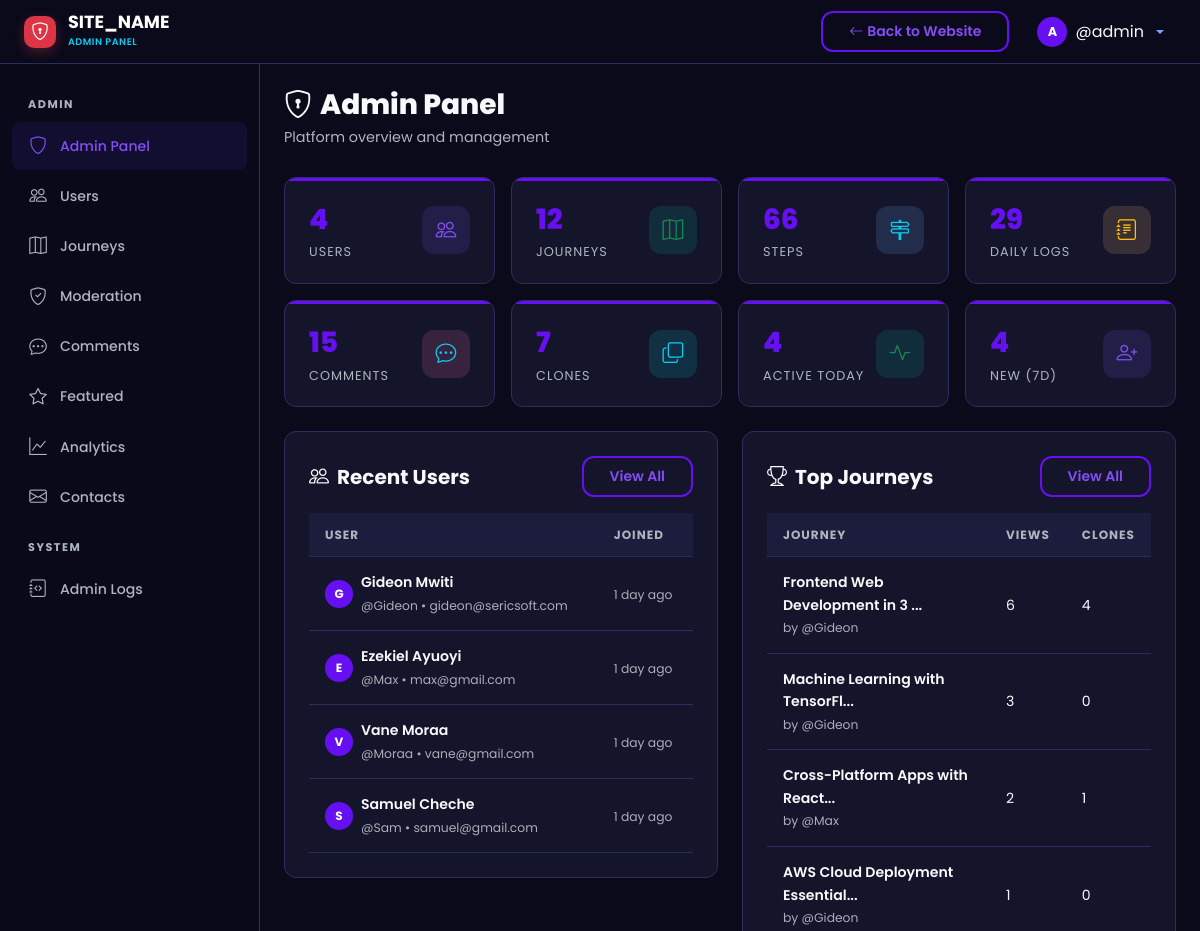
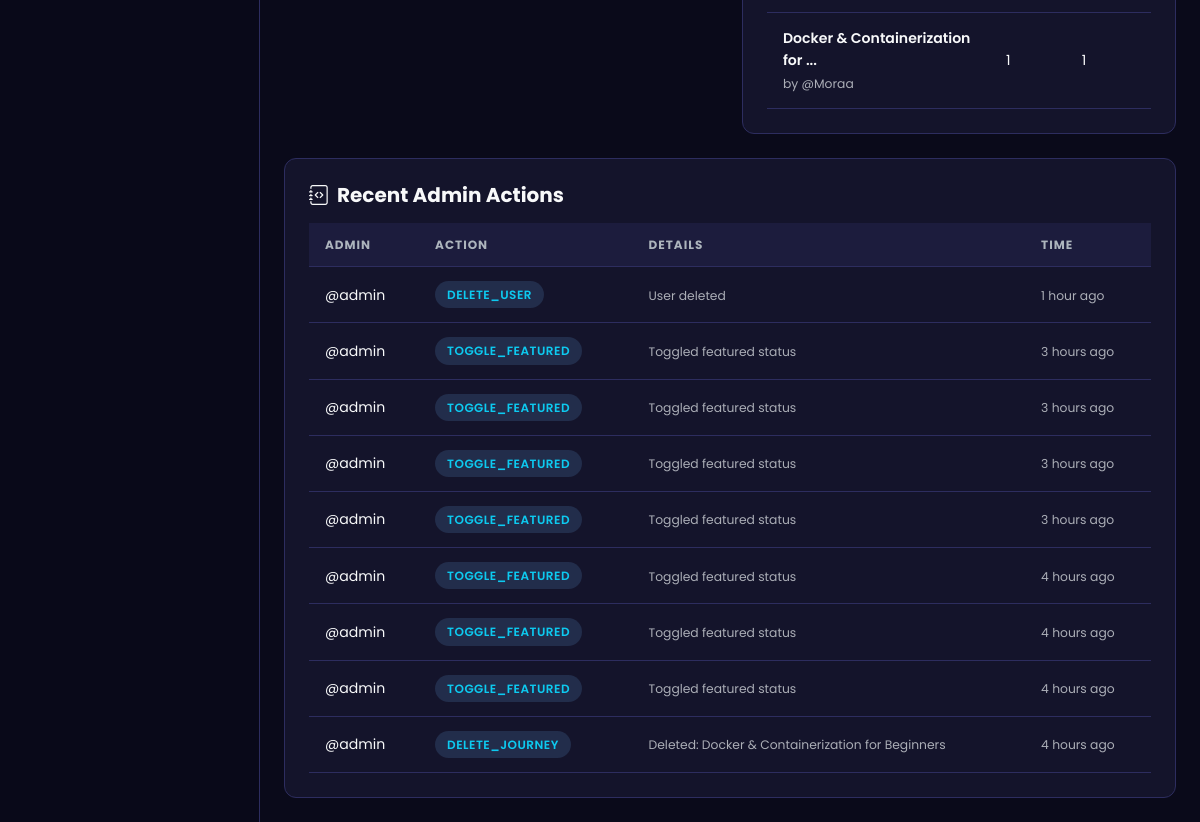
Page /admin/dashboard.php (signed in) on the committed database (2 pictures, top to bottom).
### tables this page shows
CREATE TABLE `users` (
  `id` int UNSIGNED NOT NULL,
  `username` varchar(50) NOT NULL,
  `email` varchar(255) NOT NULL,
  `password_hash` varchar(255) NOT NULL,
  `full_name` varchar(100) NOT NULL,
  `avatar` varchar(255) DEFAULT 'default-avatar.png',
  `bio` text,
  `role` enum('user','admin') NOT NULL DEFAULT 'user',
  `is_active` tinyint(1) NOT NULL DEFAULT '1',
  `current_streak` int UNSIGNED NOT NULL DEFAULT '0',
  `longest_streak` int UNSIGNED NOT NULL DEFAULT '0',
  `last_activity_date` date DEFAULT NULL,
  `created_at` datetime NOT NULL DEFAULT CURRENT_TIMESTAMP,
  `updated_at` datetime NOT NULL DEFAULT CURRENT_TIMESTAMP ON UPDATE CURRENT_TIMESTAMP
);

CREATE TABLE `journeys` (
  `id` int UNSIGNED NOT NULL,
  `user_id` int UNSIGNED NOT NULL,
  `title` varchar(255) NOT NULL,
  `slug` varchar(255) NOT NULL,
  `description` text,
  `category_id` int UNSIGNED DEFAULT NULL,
  `visibility` enum('public','private') NOT NULL DEFAULT 'public',
  `status` enum('active','completed','archived') NOT NULL DEFAULT 'active',
  `is_featured` tinyint(1) NOT NULL DEFAULT '0',
  `total_steps` int UNSIGNED NOT NULL DEFAULT '0',
  `completed_steps` int UNSIGNED NOT NULL DEFAULT '0',
  `clone_count` int UNSIGNED NOT NULL DEFAULT '0',
  `view_count` int UNSIGNED NOT NULL DEFAULT '0',
  `created_at` datetime NOT NULL DEFAULT CURRENT_TIMESTAMP,
  `updated_at` datetime NOT NULL DEFAULT CURRENT_TIMESTAMP ON UPDATE CURRENT_TIMESTAMP
);

CREATE TABLE `admin_logs` (
  `id` int UNSIGNED NOT NULL,
  `admin_id` int UNSIGNED NOT NULL,
  `action` varchar(100) NOT NULL,
  `target_type` varchar(50) DEFAULT NULL,
  `target_id` int UNSIGNED DEFAULT NULL,
  `details` text,
  `ip_address` varchar(45) DEFAULT NULL,
  `created_at` datetime NOT NULL DEFAULT CURRENT_TIMESTAMP
);

### includes/helpers.php (called while the page is built, shortened)
<?php
function sanitize(?string $input): string {
    return htmlspecialchars(trim($input), ENT_QUOTES, 'UTF-8');
}
function timeAgo(string $datetime): string {
    $now  = new DateTime();
    $past = new DateTime($datetime);
    $diff = $now->diff($past);
    if ($diff->d > 0) return $diff->d . ' day' . ($diff->d > 1 ? 's' : '') . ' ago';
    if ($diff->h > 0) return $diff->h . ' hour' . ($diff->h > 1 ? 's' : '') . ' ago';
    return 'just now';
}
function truncateText(string $text, int $length = 150): string {
    if (mb_strlen($text) <= $length) return $text;
    return mb_substr($text, 0, $length) . '...';
}

### admin/dashboard.php (the view, shortened to what this page needs)
<?php
require_once __DIR__ . '/includes/admin_header.php';
$db = getDB();
$totalUsers     = (int)$db->query("SELECT COUNT(*) FROM users WHERE role != 'admin'")->fetchColumn();
$totalJourneys  = (int)$db->query("SELECT COUNT(*) FROM journeys")->fetchColumn();
$totalSteps     = (int)$db->query("SELECT COUNT(*) FROM steps")->fetchColumn();
$totalLogs      = (int)$db->query("SELECT COUNT(*) FROM daily_logs")->fetchColumn();
$totalComments  = (int)$db->query("SELECT COUNT(*) FROM step_comments WHERE is_deleted = 0")->fetchColumn();
$totalClones    = (int)$db->query("SELECT SUM(clone_count) FROM journeys")->fetchColumn();
$activeToday    = (int)$db->query("SELECT COUNT(*) FROM users WHERE last_activity_date = CURDATE() AND role != 'admin'")->fetchColumn();
$newUsersWeek   = (int)$db->query("SELECT COUNT(*) FROM users WHERE created_at >= DATE_SUB(NOW(), INTERVAL 7 DAY) AND role != 'admin'")->fetchColumn();
$recentUsers = $db->query("SELECT * FROM users WHERE role != 'admin' ORDER BY created_at DESC LIMIT 5")->fetchAll();
$topJourneys = $db->query("SELECT j.*, u.username FROM journeys j JOIN users u ON j.user_id = u.id WHERE j.visibility = 'public' ORDER BY j.view_count DESC LIMIT 5")->fetchAll();
$adminLogs = $db->query("SELECT al.*, u.username FROM admin_logs al JOIN users u ON al.admin_id = u.id ORDER BY al.created_at DESC LIMIT 10")->fetchAll();
?>
<div class="st-page-header">
    <h1 class="st-page-title"><i class="bi bi-shield-lock me-2"></i>Admin Panel</h1>
    <p class="st-page-subtitle">Platform overview and management</p>
</div>
<div class="row g-3 mb-4">
    <?php
    $statCards = [
        ['Users', $totalUsers, 'bi-people', 'rgba(108,92,231,0.15)', 'var(--st-primary-light)'],
        ['Journeys', $totalJourneys, 'bi-map', 'rgba(0,184,148,0.15)', 'var(--st-success)'],
        ['Steps', $totalSteps, 'bi-signpost-2', 'rgba(116,185,255,0.15)', 'var(--st-info)'],
        ['Daily Logs', $totalLogs, 'bi-journal-text', 'rgba(253,203,110,0.15)', 'var(--st-warning)'],
        ['Comments', $totalComments, 'bi-chat-dots', 'rgba(253,121,168,0.15)', 'var(--st-accent)'],
        ['Clones', $totalClones, 'bi-copy', 'rgba(0,206,201,0.15)', 'var(--st-secondary)'],
        ['Active Today', $activeToday, 'bi-activity', 'rgba(0,184,148,0.15)', 'var(--st-success)'],
        ['New (7d)', $newUsersWeek, 'bi-person-plus', 'rgba(108,92,231,0.15)', 'var(--st-primary-light)'],
    ];
    foreach ($statCards as $sc):
    ?>
    <div class="col-6 col-md-3">
        <div class="st-stat-card">
            <div class="d-flex align-items-center justify-content-between">
                <div>
                    <div class="st-stat-value"><?= number_format($sc[1]) ?></div>
                    <div class="st-stat-label"><?= $sc[0] ?></div>
                </div>
                <div class="st-stat-icon" style="background:<?= $sc[3] ?>;color:<?= $sc[4] ?>;">
                    <i class="bi <?= $sc[2] ?>"></i>
                </div>
            </div>
        </div>
    </div>
    <?php endforeach; ?>
</div>
<div class="row g-4">
    <div class="col-lg-6">
        <div class="st-card">
            <div class="d-flex justify-content-between align-items-center mb-3">
                <h5 class="fw-bold mb-0"><i class="bi bi-people me-2"></i>Recent Users</h5>
                <a href="<?= SITE_URL ?>/admin/users.php" class="btn btn-sm btn-st-secondary">View All</a>
            </div>
            <div class="table-responsive">
                <table class="st-table">
                    <thead><tr><th>User</th><th>Joined</th></tr></thead>
                    <tbody>
                        <?php foreach ($recentUsers as $u): ?>
                        <tr>
                            <td>
                                <div class="d-flex align-items-center gap-2">
                                    <div class="st-avatar-initial" style="width:28px;height:28px;font-size:0.75rem;">
                                        <?= substr(sanitize(!empty($u['full_name']) ? $u['full_name'] : $u['username']), 0, 1) ?>
                                    </div>
                                    <div>
                                          <div class="fw-semibold"><?= sanitize($u['full_name']) ?></div>
                                          <small class="text-muted"><?= sanitize($u['username']) ?> &bull; <?= sanitize($u['email']) ?></small>
                                    </div>
                                </div>
                            </td>
                            <td><small class="text-muted"><?= timeAgo($u['created_at']) ?></small></td>
                        </tr>
                        <?php endforeach; ?>
                    </tbody>
                </table>
            </div>
        </div>
    </div>
    <div class="col-lg-6">
        <div class="st-card">
            <div class="d-flex justify-content-between align-items-center mb-3">
                <h5 class="fw-bold mb-0"><i class="bi bi-trophy me-2"></i>Top Journeys</h5>
                <a href="<?= SITE_URL ?>/admin/journeys.php" class="btn btn-sm btn-st-secondary">View All</a>
            </div>
            <div class="table-responsive">
                <table class="st-table">
                    <thead><tr><th>Journey</th><th>Views</th><th>Clones</th></tr></thead>
                    <tbody>
                        <?php foreach ($topJourneys as $tj): ?>
                        <tr>
                            <td>
                                <div class="fw-semibold"><?= sanitize(truncateText($tj['title'], 30)) ?></div>
                                <small class="text-muted">by <?= sanitize($tj['username']) ?></small>
                            </td>
                            <td><?= number_format($tj['view_count']) ?></td>
                            <td><?= $tj['clone_count'] ?></td>
                        </tr>
                        <?php endforeach; ?>
                    </tbody>
                </table>
            </div>
        </div>
    </div>
</div>
<?php if (!empty($adminLogs)): ?>
<div class="st-card mt-4">
    <h5 class="fw-bold mb-3"><i class="bi bi-journal-code me-2"></i>Recent Admin Actions</h5>
    <div class="table-responsive">
        <table class="st-table">
            <thead><tr><th>Admin</th><th>Action</th><th>Details</th><th>Time</th></tr></thead>
            <tbody>
                <?php foreach ($adminLogs as $al): ?>
                <tr>
                    <td><?= sanitize($al['username']) ?></td>
                    <td><span class="st-badge st-badge-info"><?= sanitize($al['action']) ?></span></td>
                    <td><small class="text-muted"><?= sanitize(truncateText($al['details'] ?? '', 50)) ?></small></td>
                    <td><small class="text-muted"><?= timeAgo($al['created_at']) ?></small></td>
                </tr>
                <?php endforeach; ?>
            </tbody>
        </table>
    </div>
</div>
<?php endif; ?>
<?php require_once __DIR__ . '/includes/admin_footer.php'; ?>

### assets/css/style.css (style rules this page uses)
:root { --st-primary: #6610f2; --st-primary-light: #844df5; --st-primary-dark: #520dc2; --st-secondary: #0dcaf0; --st-accent: #0dcaf0; --st-success: #198754; --st-warning: #ffc107; --st-danger: #dc3545; --st-info: #0dcaf0; --st-dark: #0a0a1a; --st-dark-card: #14142b; --st-dark-surface: #1c1c3d; --st-dark-border: #2d2d5f; --st-text: #f8f9fa; --st-text-muted: #adb5bd; --st-gradient-1: var(--st-primary); --st-gradient-2: var(--st-secondary); --st-gradient-3: #6c5ce7; --st-radius: 12px; --st-radius-sm: 8px; --st-radius-lg: 24px; --st-shadow: 0 10px 30px rgba(0, 0, 0, 0.3); --st-shadow-sm: 0 4px 12px rgba(0, 0, 0, 0.2); --st-transition: all 0.3s cubic-bezier(0.4, 0, 0.2, 1); --st-font: 'Poppins', 'Montserrat', sans-serif; }
* { margin: 0; padding: 0; box-sizing: border-box; }
body { font-family: var(--st-font); background: var(--st-dark); color: var(--st-text); line-height: 1.6; overflow-x: hidden; min-height: 100vh; }
a { color: var(--st-primary-light); text-decoration: none; transition: var(--st-transition); }
.btn-st-secondary { background: transparent; border: 2px solid var(--st-primary); color: var(--st-primary-light); font-weight: 600; padding: 8px 26px; border-radius: var(--st-radius); transition: var(--st-transition); }
.st-card { background: var(--st-dark-card); border: 1px solid var(--st-dark-border); border-radius: var(--st-radius); padding: 24px; transition: var(--st-transition); }
.st-stat-card { background: var(--st-dark-card); border: 1px solid var(--st-dark-border); border-radius: var(--st-radius); padding: 20px 24px; position: relative; overflow: hidden; }
.st-stat-card::before { content: ''; position: absolute; top: 0; left: 0; right: 0; height: 3px; background: var(--st-primary); }
.st-stat-card .st-stat-icon { width: 48px; height: 48px; border-radius: 12px; display: flex; align-items: center; justify-content: center; font-size: 1.3rem; }
.st-stat-card .st-stat-value { font-size: 1.75rem; font-weight: 800; color: var(--st-primary); }
.st-stat-card .st-stat-label { font-size: 0.8rem; color: var(--st-text-muted); text-transform: uppercase; letter-spacing: 1px; }
.st-badge { display: inline-flex; align-items: center; gap: 4px; padding: 4px 12px; border-radius: 20px; font-size: 0.75rem; font-weight: 600; text-transform: uppercase; letter-spacing: 0.5px; }
.st-badge-info { background: rgba(116, 185, 255, 0.15); color: var(--st-info); }
.st-avatar-initial { width: 32px; height: 32px; background: var(--st-primary); color: #fff; border-radius: 50%; display: flex; align-items: center; justify-content: center; font-weight: 700; font-size: inherit; text-transform: uppercase; flex-shrink: 0; overflow: hidden; }

### assets/css/dashboard.css (style rules this page uses)
.st-page-header { margin-bottom: 28px; }
.st-page-title { font-size: 1.75rem; font-weight: 800; margin-bottom: 4px; }
.st-page-subtitle { color: var(--st-text-muted); font-size: 0.9rem; }
.st-table { width: 100%; color: var(--st-text); }
.st-table thead th { background: var(--st-dark-surface); font-size: 0.75rem; font-weight: 700; text-transform: uppercase; letter-spacing: 1px; color: var(--st-text-muted); padding: 12px 16px; border-bottom: 1px solid var(--st-dark-border); }
.st-table tbody td { padding: 14px 16px; border-bottom: 1px solid var(--st-dark-border); vertical-align: middle; font-size: 0.88rem; }

### rows in the picture
users: full_name "G", full_name "Gideon Mwiti", username "@Gideon", email "gideon@sericsoft.com", created_at "1 day ago"
users: full_name "E", full_name "Ezekiel Ayuoyi", username "@Max", email "max@gmail.com", created_at "1 day ago"
users: full_name "V", full_name "Vane Moraa", username "@Moraa", email "vane@gmail.com", created_at "1 day ago"
users: full_name "S", full_name "Samuel Cheche", username "@Sam", email "samuel@gmail.com", created_at "1 day ago"
journeys: title "Frontend Web Development in 3 ...", user.username "@Gideon", view_count "6", clone_count "4"
journeys: title "Machine Learning with TensorFl...", user.username "@Gideon", view_count "3", clone_count "0"
journeys: title "Cross-Platform Apps with React...", user.username "@Max", view_count "2", clone_count "1"
journeys: title "AWS Cloud Deployment Essential...", user.username "@Gideon", view_count "1", clone_count "0"
journeys: title "Docker & Containerization for ...", user.username "@Moraa", view_count "1", clone_count "1"
admin_logs: admin.username "@admin", action "DELETE_USER", details "User deleted", created_at "1 hour ago"
admin_logs: admin.username "@admin", action "TOGGLE_FEATURED", details "Toggled featured status", created_at "3 hours ago"
admin_logs: admin.username "@admin", action "TOGGLE_FEATURED", details "Toggled featured status", created_at "3 hours ago"
admin_logs: admin.username "@admin", action "TOGGLE_FEATURED", details "Toggled featured status", created_at "3 hours ago"
admin_logs: admin.username "@admin", action "TOGGLE_FEATURED", details "Toggled featured status", created_at "3 hours ago"
admin_logs: admin.username "@admin", action "TOGGLE_FEATURED", details "Toggled featured status", created_at.category_id "4 hours ago"
admin_logs: admin.username "@admin", action "TOGGLE_FEATURED", details "Toggled featured status", created_at.category_id "4 hours ago"
admin_logs: admin.username "@admin", action "TOGGLE_FEATURED", details "Toggled featured status", created_at.category_id "4 hours ago"
admin_logs: admin.username "@admin", action "DELETE_JOURNEY", details "Deleted: Docker & Containerization for Beginners", created_at.category_id "4 hours ago"

### other values in the picture
SITE_NAME "SITE_NAME"
$currentUser['username'] "@admin"
$sc[1] "4"
$sc[0] "USERS"
$sc[1] "12"
$sc[0] "JOURNEYS"
$sc[1] "66"
$sc[0] "STEPS"
$sc[1] "29"
$sc[0] "DAILY LOGS"
$sc[1] "15"
$sc[0] "COMMENTS"
$sc[1] "7"
$sc[0] "CLONES"
$sc[0] "ACTIVE TODAY"
